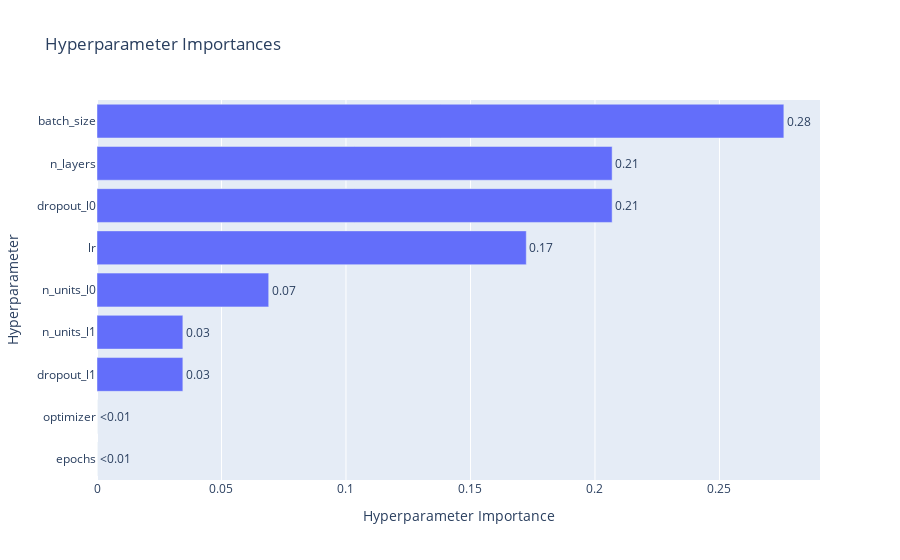

Write notebook code for a chart like this one.
### Code cell
fig = optuna.visualization.plot_param_importances(study)
fig.show()

### Figure 1 — Plotly figure (JSON) as saved in the notebook; plotly's stock layout.template omitted (floating-point values rounded to 4 significant figures)
{"data": [{"cliponaxis": false, "hovertemplate": ["epochs (IntDistribution): 0.0<extra></extra>", "optimizer (CategoricalDistribution): 0.0<extra></extra>", "dropout_l1 (FloatDistribution): 0.03448275862068966<extra></extra>", "n_units_l1 (IntDistribution): 0.03448275862068966<extra></extra>", "n_units_l0 (IntDistribution): 0.06896551724137932<extra></extra>", "lr (FloatDistribution): 0.17241379310344832<extra></extra>", "dropout_l0 (FloatDistribution): 0.20689655172413796<extra></extra>", "n_layers (IntDistribution): 0.20689655172413796<extra></extra>", "batch_size (IntDistribution): 0.2758620689655173<extra></extra>"], "name": "Objective Value", "orientation": "h", "text": ["<0.01", "<0.01", "0.03", "0.03", "0.07", "0.17", "0.21", "0.21", "0.28"], "textposition": "outside", "type": "bar", "x": [0, 0, 0.03448, 0.03448, 0.06897, 0.1724, 0.2069, 0.2069, 0.2759], "y": ["epochs", "optimizer", "dropout_l1", "n_units_l1", "n_units_l0", "lr", "dropout_l0", "n_layers", "batch_size"]}], "layout": {"autosize": true, "title": {"text": "Hyperparameter Importances"}, "xaxis": {"autorange": true, "range": [0, 0.2904], "title": {"text": "Hyperparameter Importance"}, "type": "linear"}, "yaxis": {"autorange": true, "range": [-0.5, 8.5], "title": {"text": "Hyperparameter"}, "type": "category"}}}
